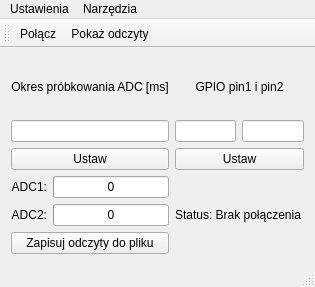
<?xml version="1.0" encoding="UTF-8"?>
<ui version="4.0">
 <class>MainWindow</class>
 <widget class="QMainWindow" name="MainWindow">
  <property name="windowModality">
   <enum>Qt::NonModal</enum>
  </property>
  <property name="geometry">
   <rect>
    <x>0</x>
    <y>0</y>
    <width>315</width>
    <height>287</height>
   </rect>
  </property>
  <property name="windowTitle">
   <string>ESP32Tool</string>
  </property>
  <property name="windowIcon">
   <iconset resource="icons.qrc">
    <normaloff>:/icons/ikonka.ico</normaloff>:/icons/ikonka.ico</iconset>
  </property>
  <widget class="QWidget" name="centralWidget">
   <layout class="QGridLayout" name="gridLayout_3">
    <item row="0" column="0">
     <layout class="QGridLayout" name="gridLayout">
      <item row="1" column="0">
       <widget class="QLineEdit" name="frequencyEdit">
        <property name="text">
         <string/>
        </property>
       </widget>
      </item>
      <item row="1" column="2">
       <widget class="QLineEdit" name="pin2Level">
        <property name="layoutDirection">
         <enum>Qt::LeftToRight</enum>
        </property>
        <property name="autoFillBackground">
         <bool>false</bool>
        </property>
        <property name="text">
         <string/>
        </property>
       </widget>
      </item>
      <item row="3" column="1" colspan="2">
       <widget class="QLabel" name="statusLabel">
        <property name="toolTip">
         <string>Status połączenia urządzenia z komputerem</string>
        </property>
        <property name="frameShape">
         <enum>QFrame::NoFrame</enum>
        </property>
        <property name="frameShadow">
         <enum>QFrame::Plain</enum>
        </property>
        <property name="text">
         <string>Status: Brak połączenia</string>
        </property>
        <property name="wordWrap">
         <bool>false</bool>
        </property>
       </widget>
      </item>
      <item row="3" column="0">
       <layout class="QVBoxLayout" name="verticalLayout_6">
        <item>
         <layout class="QHBoxLayout" name="horizontalLayout_3">
          <item>
           <widget class="QLabel" name="adc1text">
            <property name="toolTip">
             <string/>
            </property>
            <property name="whatsThis">
             <string/>
            </property>
            <property name="text">
             <string>ADC1:</string>
            </property>
            <property name="alignment">
             <set>Qt::AlignRight|Qt::AlignTrailing|Qt::AlignVCenter</set>
            </property>
           </widget>
          </item>
          <item>
           <widget class="QProgressBar" name="adc1values">
            <property name="maximum">
             <number>4095</number>
            </property>
            <property name="value">
             <number>0</number>
            </property>
            <property name="format">
             <string>%v</string>
            </property>
           </widget>
          </item>
         </layout>
        </item>
        <item>
         <layout class="QHBoxLayout" name="horizontalLayout_4">
          <item>
           <widget class="QLabel" name="adc2text">
            <property name="text">
             <string>ADC2:</string>
            </property>
            <property name="alignment">
             <set>Qt::AlignRight|Qt::AlignTrailing|Qt::AlignVCenter</set>
            </property>
           </widget>
          </item>
          <item>
           <widget class="QProgressBar" name="adc2values">
            <property name="maximum">
             <number>4095</number>
            </property>
            <property name="value">
             <number>0</number>
            </property>
            <property name="format">
             <string>%v</string>
            </property>
           </widget>
          </item>
         </layout>
        </item>
        <item>
         <widget class="QPushButton" name="savingButton">
          <property name="enabled">
           <bool>true</bool>
          </property>
          <property name="toolTip">
           <string/>
          </property>
          <property name="text">
           <string>Zapisuj odczyty do pliku</string>
          </property>
          <property name="checkable">
           <bool>true</bool>
          </property>
          <property name="checked">
           <bool>false</bool>
          </property>
         </widget>
        </item>
       </layout>
      </item>
      <item row="0" column="0">
       <widget class="QLabel" name="label">
        <property name="frameShape">
         <enum>QFrame::NoFrame</enum>
        </property>
        <property name="text">
         <string>Okres próbkowania ADC [ms]</string>
        </property>
        <property name="alignment">
         <set>Qt::AlignCenter</set>
        </property>
       </widget>
      </item>
      <item row="1" column="1">
       <widget class="QLineEdit" name="pin1Level">
        <property name="accessibleDescription">
         <string/>
        </property>
        <property name="layoutDirection">
         <enum>Qt::LeftToRight</enum>
        </property>
        <property name="text">
         <string/>
        </property>
       </widget>
      </item>
      <item row="2" column="0">
       <widget class="QPushButton" name="setFreq">
        <property name="text">
         <string>Ustaw</string>
        </property>
       </widget>
      </item>
      <item row="2" column="1" colspan="2">
       <widget class="QPushButton" name="setPins">
        <property name="text">
         <string>Ustaw</string>
        </property>
       </widget>
      </item>
      <item row="0" column="1" colspan="2">
       <widget class="QLabel" name="label_2">
        <property name="text">
         <string>GPIO pin1 i pin2</string>
        </property>
        <property name="alignment">
         <set>Qt::AlignCenter</set>
        </property>
       </widget>
      </item>
     </layout>
    </item>
   </layout>
  </widget>
  <widget class="QMenuBar" name="menuBar">
   <property name="geometry">
    <rect>
     <x>0</x>
     <y>0</y>
     <width>315</width>
     <height>20</height>
    </rect>
   </property>
   <widget class="QMenu" name="menuUstawienia">
    <property name="title">
     <string>Ustawienia</string>
    </property>
    <addaction name="actionKomunikacja"/>
   </widget>
   <widget class="QMenu" name="menuNarz_dzia">
    <property name="title">
     <string>Narzędzia</string>
    </property>
    <addaction name="actionZobacz_odczyty"/>
   </widget>
   <addaction name="menuUstawienia"/>
   <addaction name="menuNarz_dzia"/>
  </widget>
  <widget class="QToolBar" name="mainToolBar">
   <attribute name="toolBarArea">
    <enum>TopToolBarArea</enum>
   </attribute>
   <attribute name="toolBarBreak">
    <bool>false</bool>
   </attribute>
   <addaction name="actionKomunikacja"/>
   <addaction name="actionZobacz_odczyty"/>
  </widget>
  <widget class="QStatusBar" name="statusBar"/>
  <action name="actionKomunikacja">
   <property name="checkable">
    <bool>true</bool>
   </property>
   <property name="icon">
    <iconset resource="icons.qrc">
     <normaloff>:/icons/komunikacja.ico</normaloff>:/icons/komunikacja.ico</iconset>
   </property>
   <property name="text">
    <string>Połącz</string>
   </property>
   <property name="statusTip">
    <string/>
   </property>
   <property name="shortcut">
    <string>Ctrl+T</string>
   </property>
  </action>
  <action name="actionZobacz_odczyty">
   <property name="icon">
    <iconset resource="icons.qrc">
     <normaloff>:/icons/csvread.ico</normaloff>:/icons/csvread.ico</iconset>
   </property>
   <property name="text">
    <string>Pokaż odczyty</string>
   </property>
   <property name="shortcut">
    <string>Ctrl+Shift+R</string>
   </property>
  </action>
 </widget>
 <layoutdefault spacing="6" margin="11"/>
 <resources>
  <include location="icons.qrc"/>
 </resources>
 <connections/>
</ui>
